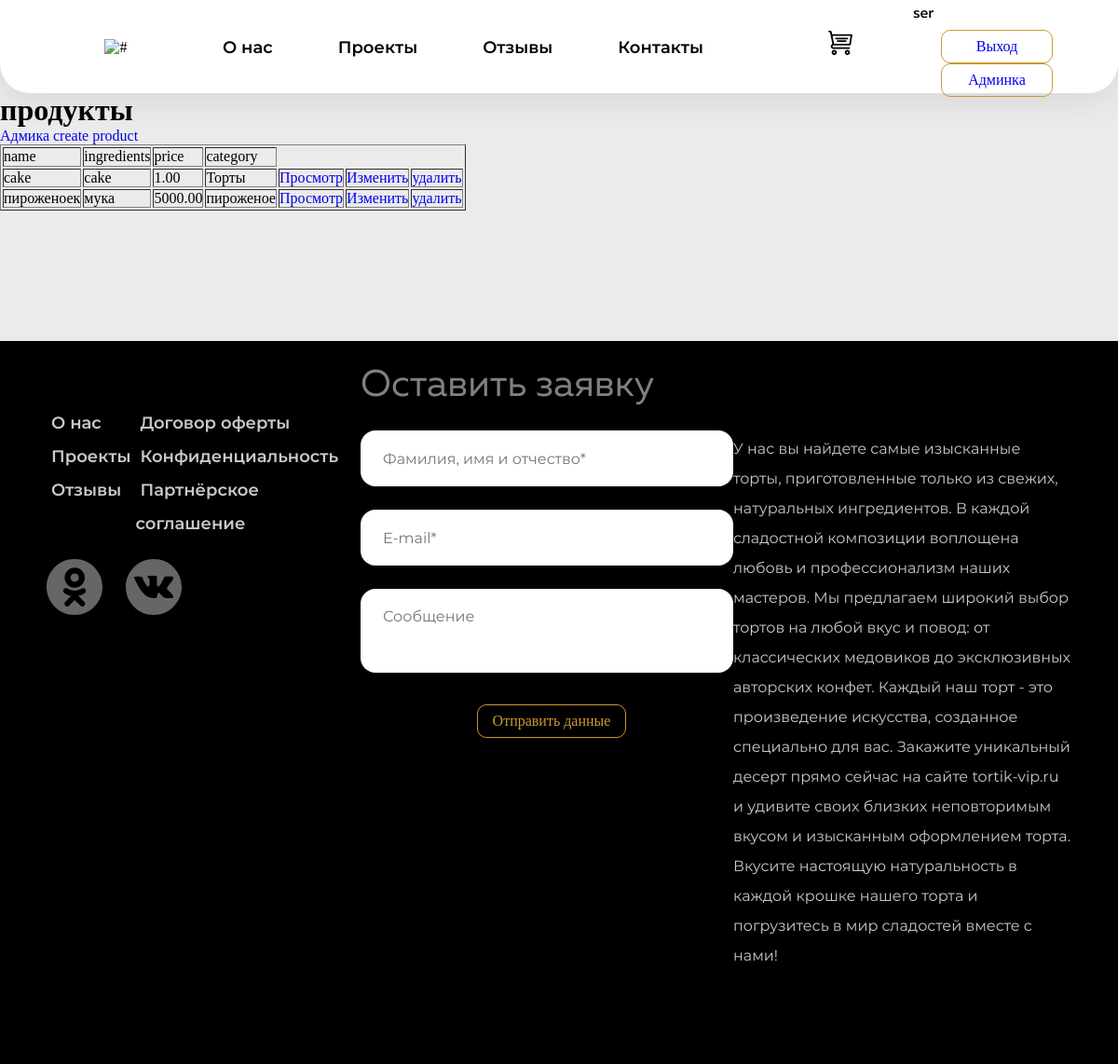
Screenshot of /site-admin/products/ (signed in) with the database file from the repository.
### authapp/models.py (models this page shows)
class User(AbstractUser):
    image = models.ImageField(upload_to="user_img", blank=True, verbose_name="Фото")
    phone = PhoneNumberField(unique=True, blank=True, verbose_name="Номер телефона")
    email = models.EmailField(unique=True, blank=True, verbose_name="Электроная почта")

### mainapp/models.py (models this page shows, shortened)
class Products(models.Model):
    name = models.TextField(verbose_name="Название", blank=True, unique=True)
    ingredients = models.CharField(verbose_name="Ингредиенты", max_length=128)
    quantity = models.PositiveIntegerField(verbose_name="Количество", default=0)
    price = models.DecimalField(verbose_name="Цена", max_digits=10, decimal_places=2)
    category = models.ForeignKey(ProductCategories, on_delete=models.CASCADE, verbose_name="Категория")
    class Meta:
        verbose_name_plural = "Продукты"

class ProductCategories(models.Model):
    name = models.CharField(max_length=64)
    def __str__(self):
        return self.name
    class Meta:
        verbose_name_plural = "Категории"

### adminapp/views.py (the view)
# urls.py: path("products/", ProductsListView.as_view(), name="products"),
class ProductsListView(ListView):
    model = Products
    template_name = "adminapp/products_admin.html"
    title =  "Админка | Товары"
    context_object_name = "products"

### adminapp/templates/adminapp/products_admin.html
{% extends 'mainapp/base.html' %}
{% load static %}
{% block content %}
    <h1>продукты</h1>
    <a href="{% url 'adminapp:index' %}">Адмика</a>
    <a href="{% url 'adminapp:product_create' %}">create product</a>
    <table border=1>
        <thead>
          <tr>
            <td>name</td>
            <td>ingredients</td>
            <td>price</td>
            <td>category</td>
          </tr>
        </thead>
        <tbody>
            {% for product in products %}
            <tr>
                <td>{{ product.name }}</td>
                <td>{{ product.ingredients }}</td>
                <td>{{ product.price }}</td>
                <td>{{ product.category }}</td>
                <td><a href="{% url 'mainapp:detail' product.id %}">Просмотр</a></td>
                <td><a href="{% url 'adminapp:product_update' product.id %}">Изменить</a></td>
                <td><a href="{% url 'adminapp:product_remove' product.id %}">удалить</a></td>
            </tr>
            {% endfor %}
        </tbody>
      </table>
{% endblock %}

### mainapp/templates/mainapp/base.html (shortened to what this page needs)
{% load static %}
<!DOCTYPE html>
<html lang="ru">
<head>
  <link rel="stylesheet" href="{% static 'style/accordion.min.css' %}">
  <link rel="stylesheet" href="https://cdn.jsdelivr.net/npm/swiper@9/swiper-bundle.min.css">
  <link rel="stylesheet" href="{% static 'style/style.css' %}">
</head>
<body>
  <header class="header">
    <div class="container">
      <div class="header__container">
        <picture class="header__logo">
          <source srcset="amg/Logo320.svg" media="(max-width: 320px)">
          <source srcset="amg/Logo1024.svg" media="(max-width: 1024px)">
          <img class="header__logo__img" src="{% static 'img/header-logonew.png'%}" alt="#">
        </picture>
        <nav class="header__menu">
          <ul class="header__menu__list">
            <li class="header__item">
              <a href="#" class="header__item__link">О нас
              </a>
            </li>
            <li class="header__item"><a href="#" class="header__item__link">
                Проекты
              </a></li>
            <li class="header__item"><a href="#" class="header__item__link">
                Отзывы
              </a></li>
            <li class="header__item"><a href="#" class="header__item__link">
                Контакты
              </a></li>
          </ul>
        </nav>
        <button class="header__recycle"><img class="header__recycle__svg" src="{% static 'img/recycle.svg' %}" alt=""></button>
        <div class="contact__one">
          {% if not user.is_authenticated %}
            <div class="bottom">
              <button class="header__menu-button button button__indent" id="open__search__form"><a href="{% url 'authapp:login' %}">Вход</a></button>
              <button class="header__menu-button button" id="open__search__form"><a href="{% url 'authapp:register' %}">Регистрация</a></button>
            </div>
            {% else %}
            <p>{{ user.username }}</p>
            <button class=" button button__indent" id="open__search__form"><a href="{% url 'authapp:logout' %}">Выход</a></button>
          {% endif %}
          {% if user.is_staff or user.is_superuser %}
          <button class=" button button__indent" id="open__search__form"><a href="{% url 'adminapp:index' %}">Админка</a></button>
          {% endif %}
        </div>
      </div>
    </div>
  </header>
  {% block content %}
  {% endblock %}
  <footer>
    <div class="container footer">
      <div class="footer__menu">
        <div class="footer__indent">
          <nav class="footer__list">
            <ul class="footer__info">
              <li class="footer__item"><a href="#" class="footer__link">О нас</a></li>
              <li class="footer__item"><a href="#" class="footer__link">Проекты</a></li>
              <li class="footer__item"><a href="#" class="footer__link">Отзывы</a></li>
            </ul>
            <ul>
              <li class="footer__item"><a href="#" class="footer__link">Договор оферты</a></li>
              <li class="footer__item"><a href="#" class="footer__link">Конфиденциальность</a></li>
              <li class="footer__item"><a href="#" class="footer__link">Партнёрское соглашение</a></li>
            </ul>
          </nav>
          <ul class="footer__smail">
            <li><a href="#" class="ok smail"></a>
            </li>
            <li><a href="#" class="vk smail"></a>
            </li>
          </ul>
        </div>
      </div>
      <div class="footer__form">
        <h2 class="footer__title title">Оставить заявку</h2>
        <form action="https://jsonplaceholder.typicode.com/posts">
          <input type="text" placeholder="Фамилия, имя и отчество*">
          <input type="text" placeholder="E-mail*">
          <textarea placeholder="Сообщение"></textarea>
          <button class="footer-button button">Отправить данные</button>
        </form>
      </div>
      <p class="footer__text">У нас вы найдете самые изысканные торты, приготовленные только из
        свежих, натуральных ингредиентов. В каждой сладостной композиции воплощена любовь и профессионализм наших
        мастеров. Мы предлагаем широкий выбор тортов на любой вкус и повод: от классических медовиков до эксклюзивных
        авторских конфет. Каждый наш торт - это произведение искусства, созданное специально для вас. Закажите
        уникальный десерт прямо сейчас на сайте tortik-vip.ru и удивите своих близких неповторимым вкусом и изысканным
        оформлением торта. Вкусите настоящую натуральность в каждой крошке нашего торта и погрузитесь в мир сладостей
        вместе с нами!</p>
    </div>
  </footer>
</body>
</html>

### static/style/style.css (style rules this page uses)
a { text-decoration: none; }
body { background-color: #ebebeb; }

### static/style/main.css (style rules this page uses)
* { margin: 0; padding: 0; box-sizing: border-box; }
body { min-width: 320px; }
header { height: 100px; }
.container { margin: auto; padding: 0 50px; max-width: 1870px; width: 100%; }
.button { height: 36px; width: 120px; position: relative; outline: none; margin-left: 50px; border: 1px; border-color: var(--gold-color); border-style: solid; text-align: center; line-height: 1; border-radius: 10px; cursor: pointer; color: var(--gold-color); font-weight: 400; font-size: 16px; font-style: normal; font-weight: normal; transition-property: color, background-color; transition-duration: 0.2s, 0.3s; }
h2 { font-family: 'MullerRegular'; font-weight: 400; font-size: 40px; font-style: normal; font-weight: normal; }
p { font-family: 'MullerMedium'; font-weight: 400; font-size: 16px; font-style: normal; font-weight: normal; line-height: 33px; }

### static/style/varialdes.css (style rules this page uses)
:root { --section-gap: 140px; --white: #FFFFFF; --blue: #00aaff; --black: #000000; --dark: #414141; --dark-light: #666666; --dark-opacity: rgba(0, 0, 0, 0.5); --gray: #CACACA; --orange: #FF9900; --orenge-hover: #FFB84D; --orange-active: #E1670E; --green: #97EE3F; --gold-x: #f7f5f0; --gold-color: #CC9933; --light-gold: #F0BF5F; --brown-cold: #A47312; --light-brown: #FFCC66; --white-white: #dfdbdb; --white-gray: #666; --grey-color: #999; --light-black: #333; }

### static/style/componets/header.css (style rules this page uses)
.header { padding: 1px 0; background-color: var(--white); border-radius: 0px 0px 32px 32px; box-shadow: 0px 5px 40px rgba(0, 0, 0, 0.1); }
.header__container { display: flex; justify-content: space-between; align-items: center; height: 100px; }
.header__menu { display: flex; }
.header__logo { display: block; margin-right: 40px; }
.header__logo__img { height: 95px; }
.header__menu__list { display: flex; margin-right: 70px; margin-top: 0px; flex-wrap: wrap; gap: 10px 70px; }
.header__item__link { color: var(--black); font-family: 'Montserrat'; font-size: 18px; font-weight: 600; line-height: 22px; text-decoration: none; }
.button__indent { right: 20px; }
.header__recycle__svg { max-width: 30px; max-height: 30px; cursor: pointer; }
.header__recycle { margin-bottom: 5px; }
.contact__one { display: flex; flex-direction: column; }

### static/style/componets/questions.css (style rules this page uses)
:root { --width-plus: calc(60% + 1px); }

### static/style/componets/footer.css (style rules this page uses)
footer { width: 100%; background: black; color: gray; padding: 25px 0 ; margin-top: var(--section-gap); }
.footer__list { display: flex; justify-content: space-between; }
.footer__info { margin: 0; padding: 0; margin-bottom: 20px; }
footer .container { display: flex; justify-content: space-between; align-items: flex-start; }
.footer__text { max-width: 363px; padding: 75px 0; }
.footer__form { max-width: 400px; }
.footer__form input { font-family: 'Montserrat'; font-size: 16px; font-weight: 400; line-height: 32px; height: 60px; width: 570px; }
.footer__form textarea { font-family: 'Montserrat'; font-size: 16px; font-weight: 400; line-height: 32px; height: 90px; }
.footer__form input, .footer__form textarea { outline: 0; border: none; background: #fff; color: #c5cfca; border-radius: 16px; padding: 14px 24px; }
.footer__form form, .footer__form input, .footer__form textarea { width: 100%; box-sizing: border-box; }
.footer__title, .footer__form input { margin-bottom: 25px; }
.footer__form textarea { margin-bottom: 29px; resize: none; }
.footer__link { color: var(--gray); font-family: 'Montserrat'; font-size: 18px; font-weight: 600; line-height: 36px; text-decoration: none; margin-top: 50px; padding: 2px 5px; }
.footer__text { color: var(--gray); font-family: 'Montserrat'; font-size: 16px; font-weight: 400; line-height: 32px; text-decoration: none; }
.footer__smail { display: flex; margin-top: 20px; }
.ok { cursor: pointer; }
.vk { cursor: pointer; margin-left: 25px; }
.footer-button { width: 160px; margin-left: 125px; }
.footer__indent { margin-top: 20px; }

### rows the page displays
User: username "ser"
Products: name "cake", ingredients "cake", price "1.00", category "Торты"
Products: name "пироженоек", ingredients "мука", price "5000.00", category "пироженое"
